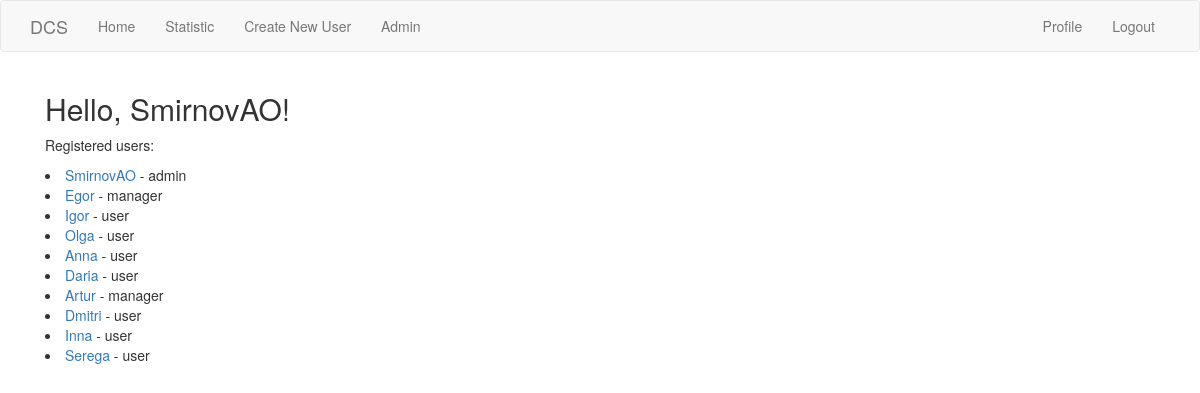
The app's page /index (signed in) with its own data.
### app/models.py (models this page shows, shortened)
class User(UserMixin, db.Model):
    id = db.Column(db.Integer, primary_key=True)
    username = db.Column(db.String(64), index=True, unique=True)
    email = db.Column(db.String(120), index=True, unique=True)
    telegram_id = db.Column(db.Integer)
    password_hash = db.Column(db.String(128))
    last_seen = db.Column(db.DateTime, default=datetime.utcnow)
    user_role_id = db.Column(db.Integer, db.ForeignKey('role.id'))
    user_company_id = db.Column(db.Integer, db.ForeignKey('company.id'))
    actions = db.relationship('Action', backref='author', lazy='dynamic')
    def has_role(self, role):
        return role == Role.query.get(self.user_role_id).role_name

class Role(db.Model):
    id = db.Column(db.Integer, primary_key=True)
    role_name = db.Column(db.String(30), nullable=False)
    users = db.relationship('User', backref='access_role', lazy='dynamic')

### app/routes.py (the view)
@app.route('/')
@app.route('/index')
@login_required
def index():
    users = User.query.all()
    return render_template('index.html', title='Home', users=users)

### app/models.py (called while the page is built)
@login.user_loader
def load_user(id):
    return User.query.get(int(id))

### app/routes.py (called while the page is built)
@app.before_request
def before_request():
    if current_user.is_authenticated:
        current_user.last_seen = datetime.utcnow()
        db.session.commit()

### app/templates/index.html
{% extends 'base.html' %}
{% import 'bootstrap/wtf.html' as wtf %}
{% block app_content %}
    <div>
      <div class="bg-light p-5 rounded">
        <div class="col-sm-8 mx-auto">
            <h2>Hello, {{ current_user.username }}!</h2>
            <p>Registered users:</p>
            {% for user in users %}
          <li><a href="{{ url_for('user', username=user.username) }}">{{ user.username }}</a> - {{ user.access_role.role_name }}</li>
            {% endfor %}
        </div>
      </div>
    </div>
{% endblock %}

### records on screen
User: username "SmirnovAO", access_role.role_name "admin"
User: username "Egor", access_role.role_name "manager"
User: username "Igor", access_role.role_name "user"
User: username "Olga", access_role.role_name "user"
User: username "Anna", access_role.role_name "user"
User: username "Daria", access_role.role_name "user"
User: username "Artur", access_role.role_name "manager"
User: username "Dmitri", access_role.role_name "user"
User: username "Inna", access_role.role_name "user"
User: username "Serega", access_role.role_name "user"
